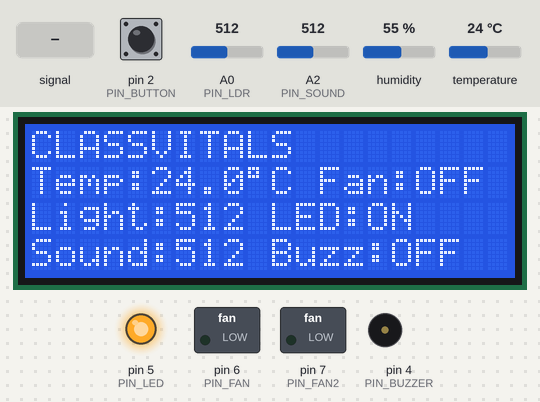
Simulated run of this sketch. Board: Arduino Uno, built with avr-gcc and run on an emulated ATmega328P. On the bench: 20×4 character LCD, switched loads named in the sketch (green lamp = pin HIGH), output pins drawn as LEDs (lit = HIGH), buzzer (waves = sounding). The inputs (shaded band) are chosen by the test bench; at power-on: A0 (PIN_LDR) = 512, A2 (PIN_SOUND) = 512, pin 2 (PIN_BUTTON) HIGH, humidity 55 %, temperature 24 °C. Pins used as bus, display or sensor lines are not drawn; what the sketch prints to the serial monitor is not drawn.

Above: at 3.3 s.
3.4 s: A2 (PIN_SOUND) fed a 200 Hz sine of ±255 counts around its level
At 5.0 s:
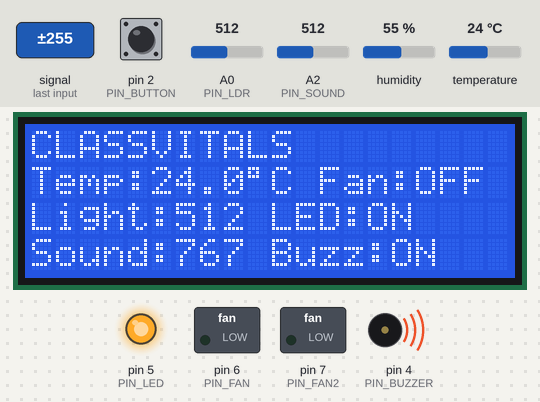
9.4 s: A0 (PIN_LDR) set to 327
At 11.6 s:
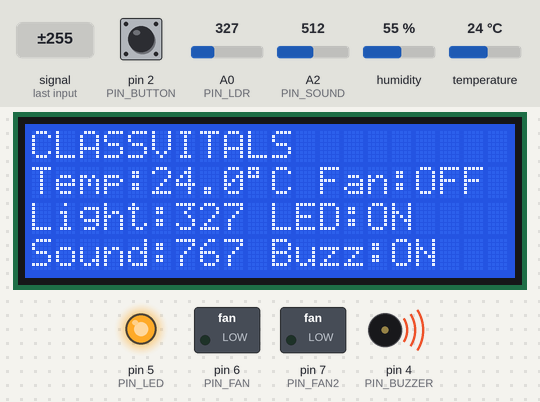
15.4 s: A0 (PIN_LDR) set to 306
At 18.4 s:
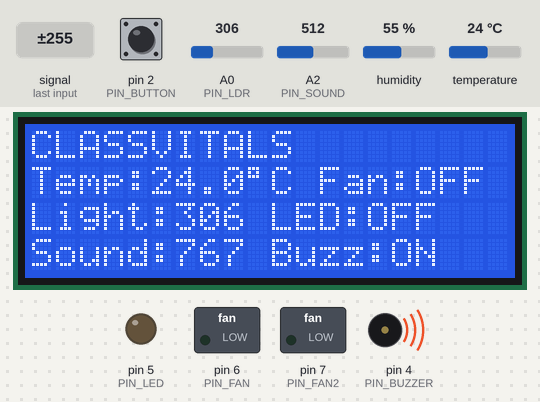
19.3 s: A2 (PIN_SOUND) set to 30
At 21.7 s:
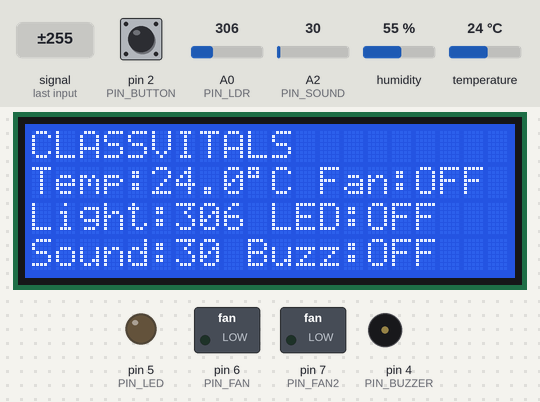
22.0 s: A2 (PIN_SOUND) set to 306
At 23.1 s:
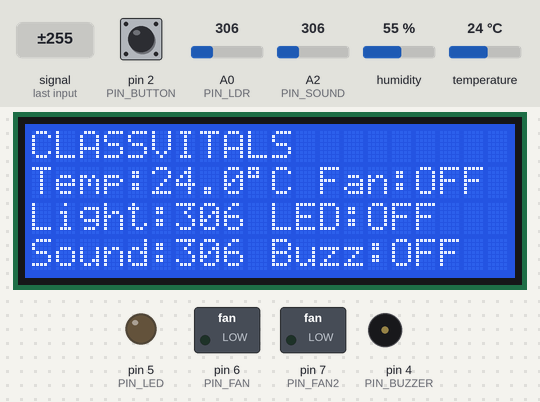
28.0 s: A2 (PIN_SOUND) fed a 2 Hz sine of ±306 counts around its level
At 30.0 s:
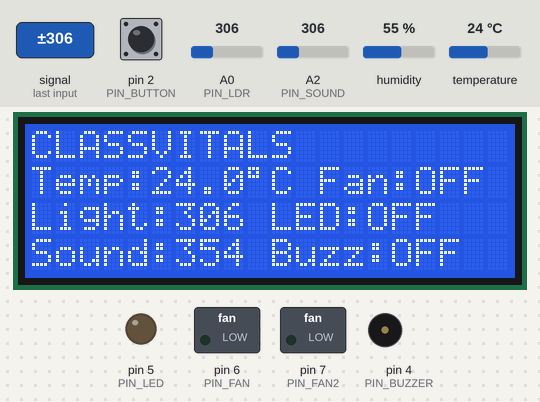
Timing chart, 0 to 35.0 s (numbered marks = the images above; inputs shaded):
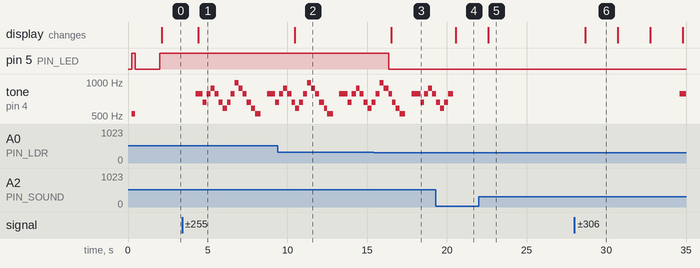

Measured:
- the behaviour switches between 320 and 319 on A0 (PIN_LDR) (found by bisection; images 2 and 3)
- after the input at 3.4 s, tone on pin 4 (PIN_BUZZER): plays 784 Hz for 0.45 s, 659 Hz for 0.25 s, 784 Hz for 0.25 s, 880 Hz for 0.25 s, 784 Hz for 0.25 s, 659 Hz for 0.25 s … (17 notes in this stretch), starting after 0.84 s; the display: changes after 1.0 s (image 1)
- after the input at 9.4 s, the display: changes after 1.1 s (image 2)
- after the input at 15.4 s, pin 5 (PIN_LED): HIGH → LOW after 0.94 s; the display: changes after 1.1 s (image 3)
- after the input at 19.3 s, the display: changes after 1.3 s (image 4)
- after the input at 22.0 s, the display: changes after 0.60 s (image 5)
- after the input at 28.0 s, tone on pin 4 (PIN_BUZZER): silent → 784 Hz after 6.6 s; the display: changes after 0.69 s (image 6)

The sketch:

ClassVitals.ino
```cpp
/*
  CLASSVITALS - SMART CLASSROOM ATTENDANCE & MONITORING
  Board: Arduino UNO
  LCD: 20x4 I2C

  LCD:
  Line 1: CLASSVITALS
  Line 2: Temperature + Fan status
  Line 3: Light intensity + LED status
  Line 4: Sound reading + Buzzer status
*/

#include <Wire.h>
#include <SPI.h>
#include <MFRC522.h>
#include <LiquidCrystal_I2C.h>
#include <DHT.h>

// ---------------- PIN CONFIGURATION ----------------

const byte PIN_BUTTON = 2;
const byte PIN_BUZZER = 4;
const byte PIN_LED = 5;
const byte PIN_FAN = 6;
const byte PIN_FAN2 = 7;

const byte PIN_RST = 9;
const byte PIN_SS = 10;

const byte PIN_LDR = A0;
const byte PIN_DHT = A1;
const byte PIN_SOUND = A2;

// ---------------- HARDWARE ----------------

#define DHTTYPE DHT11

DHT dht(PIN_DHT, DHTTYPE);
MFRC522 rfid(PIN_SS, PIN_RST);
LiquidCrystal_I2C lcd(0x27, 20, 4);

// ---------------- SETTINGS ----------------

const float TEMP_LIMIT = 28.0;
const float TEMP_HYST = 1.0;

// Reversed LDR logic:
// High reading = darkness; LED ON.
// Low reading = bright light; LED OFF.
const int DARK_LIMIT = 350;
const int LIGHT_HYST = 30;

// Sound sensor threshold
const int SOUND_LIMIT = 600;

// Timing
const unsigned long SENSOR_INTERVAL = 2000;
const unsigned long LCD_INTERVAL = 250;
const unsigned long SOUND_WINDOW_MS = 30;
const unsigned long SAME_CARD_MS = 2000;

// ---------------- BUZZER MELODY ----------------
// Original upbeat melody for a passive buzzer.

const int melody[] = {
  784, 784, 659, 784,
  880, 784, 659, 587,
  659, 784, 988, 880,
  784, 659, 587, 523
};

const int noteDuration[] = {
  140, 140, 140, 140,
  220, 140, 140, 220,
  140, 140, 220, 140,
  220, 140, 140, 350
};

const byte melodyLength =
  sizeof(melody) / sizeof(melody[0]);

byte currentNote = 0;
bool playingTune = false;
unsigned long nextNoteTime = 0;

// ---------------- STUDENT REGISTRATION ----------------
// Replace sample UIDs with actual card UIDs.

struct Student {
  const char *uid;
  const char *name;
  bool inside;
  unsigned long entrySeconds;
};

Student students[] = {
  {"8C29F506", "Chetan", false, 0},
  {"6D45FF06", "Student2", false, 0},
  {"00000000", "Student3", false, 0},
  {"11111111", "Student4", false, 0},
  {"22222222", "Student5", false, 0}
};

const byte STUDENT_COUNT =
  sizeof(students) / sizeof(students[0]);

byte insideCount = 0;

// ---------------- SENSOR VALUES ----------------

float temperature = NAN;
float humidity = NAN;

int lightValue = 0;
int soundValue = 0;

// ---------------- OUTPUT STATES ----------------

bool rfidOK = false;
bool fanOn = false;
bool lightOn = false;
bool buzzerOn = false;

// ---------------- TIMERS ----------------

unsigned long lastSensorRead = 0;
unsigned long lastLCDUpdate = 0;
unsigned long lastCardTime = 0;
unsigned long lastButtonTime = 0;

char lastUID[21] = "";

// ==================================================
// SOUND SENSOR
// ==================================================

int readSoundPeak() {
  unsigned long start = millis();
  int peak = 0;

  while (millis() - start < SOUND_WINDOW_MS) {
    int value = analogRead(PIN_SOUND);

    if (value > peak) {
      peak = value;
    }
  }

  return peak;
}

// ==================================================
// READ SENSORS
// ==================================================

void readSensors() {
  float t = dht.readTemperature();
  float h = dht.readHumidity();

  if (!isnan(t)) {
    temperature = t;
  }

  if (!isnan(h)) {
    humidity = h;
  }

  lightValue = analogRead(PIN_LDR);
  soundValue = readSoundPeak();

  Serial.print("Temperature: ");

  if (isnan(temperature)) {
    Serial.print("DHT ERROR");
  } else {
    Serial.print(temperature, 1);
    Serial.print(" C");
  }

  Serial.print(" | Humidity: ");

  if (isnan(humidity)) {
    Serial.print("ERROR");
  } else {
    Serial.print(humidity, 1);
    Serial.print(" %");
  }

  Serial.print(" | LDR: ");
  Serial.print(lightValue);

  Serial.print(" | Sound: ");
  Serial.println(soundValue);
}

// ==================================================
// BUZZER MELODY
// ==================================================

void startTune() {
  if (!playingTune) {
    playingTune = true;
    currentNote = 0;
    nextNoteTime = millis();
  }
}

void stopTune() {
  noTone(PIN_BUZZER);
  playingTune = false;
  currentNote = 0;
}

void playBuzzerTune() {
  if (!playingTune) return;

  unsigned long now = millis();

  if (now < nextNoteTime) return;

  if (currentNote < melodyLength) {
    tone(PIN_BUZZER, melody[currentNote]);

    nextNoteTime =
      now + noteDuration[currentNote];

    currentNote++;
  } else {
    noTone(PIN_BUZZER);

    currentNote = 0;
    nextNoteTime = now + 300;
  }
}

// ==================================================
// FAN CONTROL
// D6 is a control signal, not a motor power supply.
// ==================================================

void setFan(bool on) {
  fanOn = on;

  digitalWrite(PIN_FAN, on ? HIGH : LOW);
  digitalWrite(PIN_FAN2, LOW);
}

// ==================================================
// UPDATE LED, FAN AND BUZZER
// ==================================================

void updateOutputs() {

  // LED: ON in darkness, OFF in bright light.

  if (!lightOn && lightValue > DARK_LIMIT) {
    lightOn = true;
  } else if (
    lightOn &&
    lightValue < DARK_LIMIT - LIGHT_HYST
  ) {
    lightOn = false;
  }

  digitalWrite(PIN_LED, lightOn ? HIGH : LOW);

  // Fan: runs when a registered student is inside
  // and the temperature exceeds the threshold.

  if (insideCount > 0 && !isnan(temperature)) {

    if (!fanOn && temperature > TEMP_LIMIT) {
      setFan(true);
    } else if (
      fanOn &&
      temperature < TEMP_LIMIT - TEMP_HYST
    ) {
      setFan(false);
    }

  } else {
    setFan(false);
  }

  // Sound-triggered buzzer.

  buzzerOn = soundValue > SOUND_LIMIT;

  if (buzzerOn) {
    startTune();
  } else {
    stopTune();
  }
}

// ==================================================
// LCD DISPLAY
// ==================================================

void updateDisplay() {
  if (millis() - lastLCDUpdate < LCD_INTERVAL) {
    return;
  }

  lastLCDUpdate = millis();

  char line1[21];
  char line2[21];
  char line3[21];

  // LINE 1: PROJECT NAME
  lcd.setCursor(0, 0);
  lcd.print("CLASSVITALS        ");

  // LINE 2: TEMPERATURE + DEGREE SYMBOL + FAN
  lcd.setCursor(0, 1);
  lcd.print("                    ");
  lcd.setCursor(0, 1);

  if (isnan(temperature)) {
    lcd.print("Temp:ERR Fan:");
    lcd.print(fanOn ? "ON" : "OFF");
  } else {
    lcd.print("Temp:");
    lcd.print(temperature, 1);

    // Character 223 is the degree symbol on
    // many HD44780-compatible LCDs.
    lcd.write((uint8_t)223);
    lcd.print("C Fan:");
    lcd.print(fanOn ? "ON" : "OFF");
  }

  // LINE 3: LIGHT INTENSITY + LED STATUS
  snprintf(
    line2,
    sizeof(line2),
    "Light:%d LED:%s",
    lightValue,
    lightOn ? "ON" : "OFF"
  );

  lcd.setCursor(0, 2);
  lcd.print("                    ");
  lcd.setCursor(0, 2);
  lcd.print(line2);

  // LINE 4: SOUND READING + BUZZER STATUS
  snprintf(
    line3,
    sizeof(line3),
    "Sound:%d Buzz:%s",
    soundValue,
    buzzerOn ? "ON" : "OFF"
  );

  lcd.setCursor(0, 3);
  lcd.print("                    ");
  lcd.setCursor(0, 3);
  lcd.print(line3);
}

// ==================================================
// FIND REGISTERED STUDENT
// ==================================================

int findStudent(const char *uid) {
  for (byte i = 0; i < STUDENT_COUNT; i++) {
    if (strcmp(students[i].uid, uid) == 0) {
      return i;
    }
  }

  return -1;
}

// ==================================================
// ATTENDANCE PROCESSING
// ==================================================

void handleCard(const char *uid) {

  if (
    strcmp(lastUID, uid) == 0 &&
    millis() - lastCardTime < SAME_CARD_MS
  ) {
    return;
  }

  strncpy(lastUID, uid, sizeof(lastUID) - 1);
  lastUID[sizeof(lastUID) - 1] = '\0';

  lastCardTime = millis();

  int index = findStudent(uid);

  if (index < 0) {
    Serial.print("Unknown card UID: ");
    Serial.println(uid);
    return;
  }

  Student &student = students[index];

  unsigned long nowSeconds = millis() / 1000UL;

  if (!student.inside) {

    student.inside = true;
    student.entrySeconds = nowSeconds;
    insideCount++;

    Serial.print("ENTRY: ");
    Serial.print(student.name);
    Serial.print(" | UID: ");
    Serial.println(uid);

  } else {

    student.inside = false;

    if (insideCount > 0) {
      insideCount--;
    }

    Serial.print("EXIT: ");
    Serial.print(student.name);
    Serial.print(" | Duration: ");
    Serial.print(
      nowSeconds - student.entrySeconds
    );
    Serial.println(" seconds");
  }

  updateOutputs();
}

// ==================================================
// RFID READER
// ==================================================

void checkRFID() {
  if (!rfidOK) return;

  if (!rfid.PICC_IsNewCardPresent()) return;
  if (!rfid.PICC_ReadCardSerial()) return;

  char uid[21] = "";
  byte position = 0;

  for (
    byte i = 0;
    i < rfid.uid.size && i < 10;
    i++
  ) {
    char temp[3];

    snprintf(
      temp,
      sizeof(temp),
      "%02X",
      rfid.uid.uidByte[i]
    );

    if (position + 2 < sizeof(uid)) {
      uid[position++] = temp[0];
      uid[position++] = temp[1];
      uid[position] = '\0';
    }
  }

  Serial.print("RFID UID: ");
  Serial.println(uid);

  handleCard(uid);

  rfid.PICC_HaltA();
  rfid.PCD_StopCrypto1();
}

// ==================================================
// TEST BUTTON
// ==================================================

void checkTestButton() {
  if (
    digitalRead(PIN_BUTTON) == LOW &&
    millis() - lastButtonTime > 300
  ) {
    lastButtonTime = millis();

    Serial.println("Test button pressed");

    handleCard("8C29F506");
  }
}

// ==================================================
// SETUP
// ==================================================

void setup() {
  Serial.begin(9600);

  pinMode(PIN_BUTTON, INPUT_PULLUP);
  pinMode(PIN_BUZZER, OUTPUT);
  pinMode(PIN_LED, OUTPUT);
  pinMode(PIN_FAN, OUTPUT);
  pinMode(PIN_FAN2, OUTPUT);

  digitalWrite(PIN_BUZZER, LOW);
  digitalWrite(PIN_LED, LOW);
  digitalWrite(PIN_FAN, LOW);
  digitalWrite(PIN_FAN2, LOW);

  Wire.begin();

  lcd.init();
  lcd.backlight();
  lcd.clear();

  lcd.setCursor(0, 0);
  lcd.print("CLASSVITALS");

  lcd.setCursor(0, 1);
  lcd.print("Starting sensors...");

  dht.begin();

  // Initialize RFID.
  pinMode(PIN_SS, OUTPUT);
  digitalWrite(PIN_SS, HIGH);

  SPI.begin();
  rfid.PCD_Init();

  delay(100);

  byte version =
    rfid.PCD_ReadRegister(MFRC522::VersionReg);

  Serial.print("RC522 firmware: 0x");
  Serial.println(version, HEX);

  rfidOK =
    version != 0x00 &&
    version != 0xFF;

  if (rfidOK) {
    Serial.println("RFID communication OK");
  } else {
    Serial.println("RFID communication FAILED");
  }

  // Startup LED and buzzer test.
  digitalWrite(PIN_LED, HIGH);

  tone(PIN_BUZZER, 523);
  delay(200);
  noTone(PIN_BUZZER);

  digitalWrite(PIN_LED, LOW);

  // DHT11 needs time between readings.
  delay(1500);

  readSensors();
  updateOutputs();
  updateDisplay();

  Serial.println("CLASSVITALS ready.");
}

// ==================================================
// MAIN LOOP
// ==================================================

void loop() {
  checkRFID();
  checkTestButton();

  if (
    millis() - lastSensorRead >=
    SENSOR_INTERVAL
  ) {
    lastSensorRead = millis();

    readSensors();
    updateOutputs();
  }

  if (buzzerOn) {
    playBuzzerTune();
  }

  updateDisplay();
}
```
